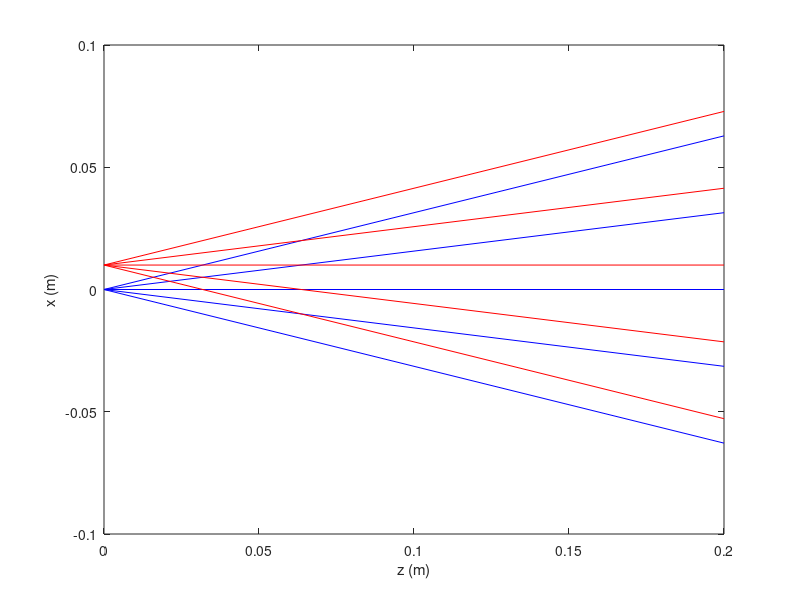

Source code (MATLAB):
% Part 1, task 1

%% Make the rays which start at (0,0,0)
%make the inital values
d = .2;
x1 = 0;
thetax = [0 pi/10, -pi/10, pi/20, -pi/20];
thetay = [0 pi/10, -pi/10, pi/20, -pi/20];
y1 = 0;

%run the simulation for all angles
for i=1:5
x = thetax(i);
y = thetay(i);

rays_out = [x1+(d*x); x; y1+(d*x); y];
rays_in = [x1; x; y1; y];

ray_z = [zeros(1,size(rays_in,2)); d*ones(1,size(rays_in,2))];

%plot the rays
plot(ray_z, [rays_in(1,:); rays_out(1,:)],'b');
hold on;

end
xlabel("z (m)");
ylabel("x (m)");

%% Make the rays which start at (10,0,0)
%make the inital values
d = .2;
x1 = .01;
thetax = [0 pi/10, -pi/10, pi/20, -pi/20];
thetay = [0 pi/10, -pi/10, pi/20, -pi/20];
y1 = 0;

%run the simulation for all angles
for i=1:5
x = thetax(i);
y = thetay(i);

rays_out = [x1+(d*x); x; y1+(d*x); y];
rays_in = [x1; x; y1; y];

ray_z = [zeros(1,size(rays_in,2)); d*ones(1,size(rays_in,2))];

%plot the rays
plot(ray_z, [rays_in(1,:); rays_out(1,:)],'r');
hold on;

end

xlabel("z (m)");
ylabel("x (m)");